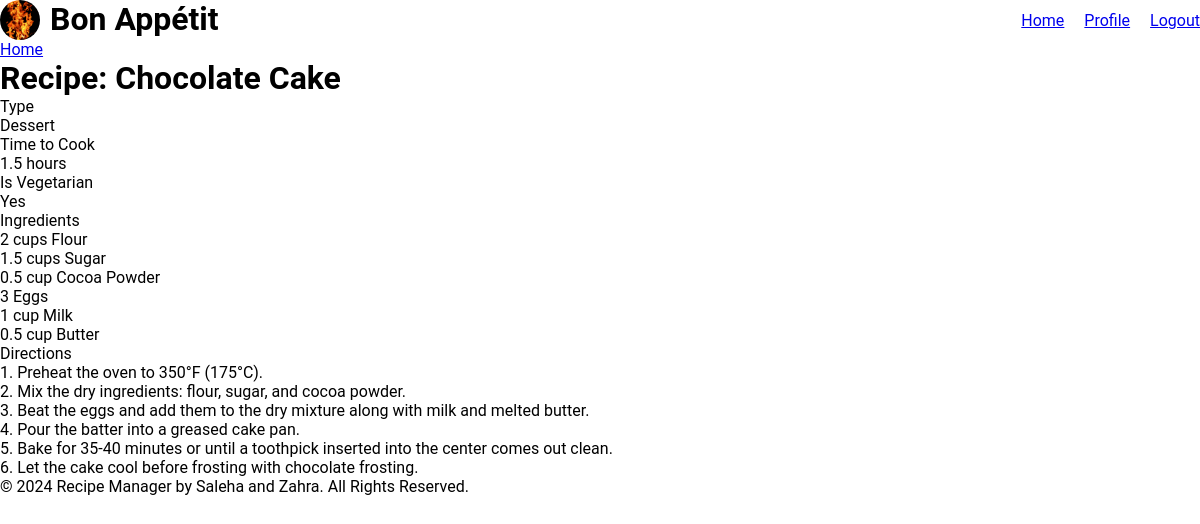
Screenshot of /show.php?id=5 with the database file from the repository.
### tables this page shows
CREATE TABLE IF NOT EXISTS `recipes` (
  `RecipeID` int(11) NOT NULL AUTO_INCREMENT,
  `Title` varchar(100) NOT NULL,
  `TimeToCook` varchar(50) NOT NULL,
  `Vegetarian` tinyint(1) NOT NULL,  
  `Ingredients` text NOT NULL,
  `Directions` text NOT NULL,
  `Type` enum('Appetizer','Main Course','Dessert','Drinks') NOT NULL,  
  `UserID` int(11) NOT NULL,
  `Favourites` tinyint(1) DEFAULT 0,  
  `Image` longblob NOT NULL,  
  PRIMARY KEY (`RecipeID`),
  FOREIGN KEY (`UserID`) REFERENCES `users` (`UserID`) ON DELETE CASCADE  
);

### show.php (the view, shortened to what this page needs)
<!DOCTYPE html>
<html lang="en">
<head>
    <link rel="stylesheet" href="style.css" />
</head>
<body>
    <?php
    include "header.php";
    $db = db_connect();
    $id = $_GET['id'];
    $sql = "SELECT * FROM recipes WHERE RecipeID = '$id'";
    $result_set = mysqli_query($db, $sql);
    $result = mysqli_fetch_assoc($result_set);
    ?>
    <div id="content">
        <a class="back-link" href="home.php">Home</a>
        <div class="page show">
            <h1>Recipe: <?php echo htmlspecialchars($result['Title']); ?></h1>
            <div class="attributes">
                <dl>
                    <dt>Type</dt>
                    <dd><?php echo htmlspecialchars($result['Type']); ?></dd>
                </dl>
                <dl>
                    <dt>Time to Cook</dt>
                    <dd><?php echo htmlspecialchars($result['TimeToCook']); ?></dd>
                </dl>
                <dl>
                    <dt>Is Vegetarian</dt>
                    <dd><?php echo $result['Vegetarian'] ? "Yes" : "No"; ?></dd>
                </dl>
                <dl>
                    <dt>Ingredients</dt>
                    <dd><?php echo nl2br(htmlspecialchars($result['Ingredients'])); ?></dd>
                </dl>
                <dl>
                    <dt>Directions</dt>
                    <dd><?php echo nl2br(htmlspecialchars($result['Directions'])); ?></dd>
                </dl>
            </div>
        </div>
    </div>
    <?php include 'footer.php'; ?>
</body>
</html>

### style.css (style rules this page uses)
* { margin: 0; padding: 0; box-sizing: border-box; }
body { font-family: 'Roboto', sans-serif; }

### rows the page displays
recipes: Title "Chocolate Cake", Type "Dessert", TimeToCook "1.5 hours", Ingredients "2 cups Flour 1.5 cups Sugar 0.5 cup Cocoa Powder 3 Eggs 1 cup Milk 0.5 cup Butter", Directions "1. Preheat the oven to 350°F (175°C). 2. Mix the dry ingredients: flour, sugar, and cocoa powder. 3. Beat the eggs and add them to the dry mixture along with milk and melted butter. 4. Pour the batter into a greased cake pan. 5. Bake for 35-40 minutes or until a toothpick inserted into the center comes out clean. 6. Let the cake cool before frosting with chocolate frosting."
